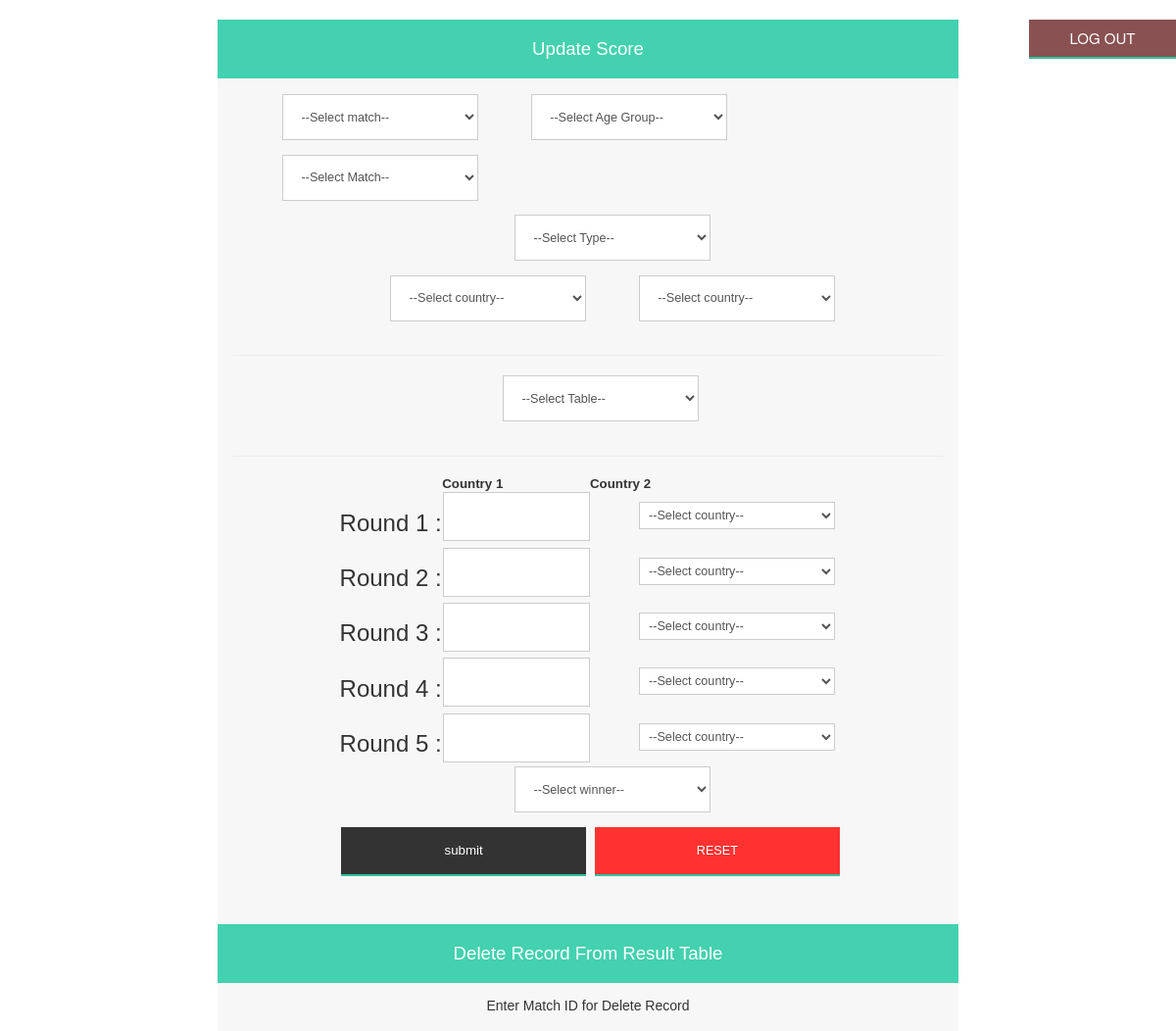
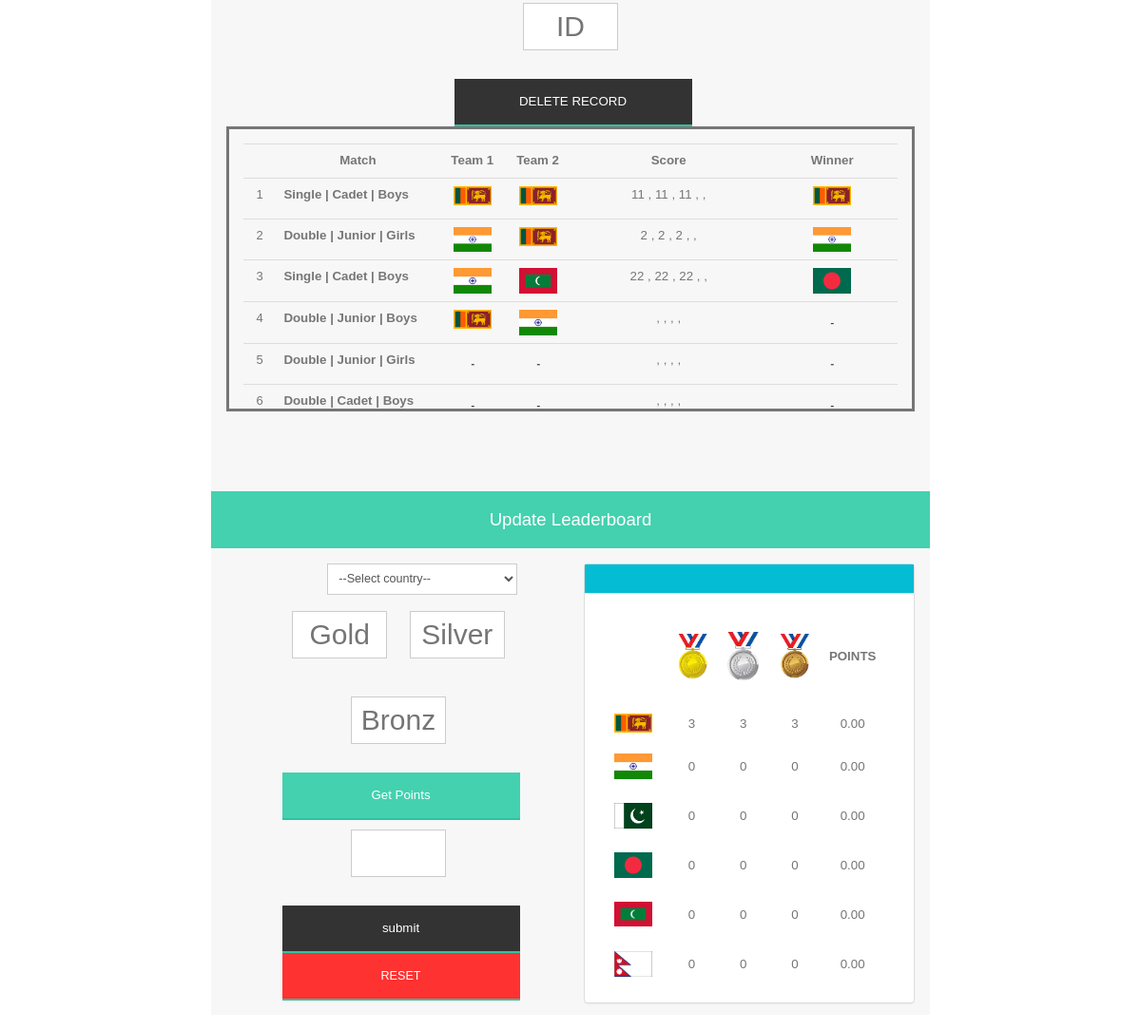
The app's page /subadmin/table1.php (signed in) with its own data (2 pictures, top to bottom).
### tables this page shows
CREATE TABLE IF NOT EXISTS `matchresult` (
  `tableno` int(10) NOT NULL AUTO_INCREMENT,
  `singledouble` varchar(30) DEFAULT NULL,
  `matchcat` varchar(30) DEFAULT NULL,
  `agegroup` varchar(30) DEFAULT NULL,
  `menwomen` varchar(30) DEFAULT NULL,
  `country1` varchar(100) DEFAULT NULL,
  `country2` varchar(100) DEFAULT NULL,
  `round1` varchar(10) DEFAULT NULL,
  `round1win` varchar(50) DEFAULT NULL,
  `round2` varchar(10) DEFAULT NULL,
  `round2win` varchar(50) DEFAULT NULL,
  `round3` varchar(10) DEFAULT NULL,
  `round3win` varchar(50) DEFAULT NULL,
  `round4` varchar(10) DEFAULT NULL,
  `round4win` varchar(50) DEFAULT NULL,
  `round5` varchar(10) DEFAULT NULL,
  `round5win` varchar(50) DEFAULT NULL,
  `matchwinner` varchar(50) DEFAULT NULL,
  PRIMARY KEY (`tableno`)
);

CREATE TABLE IF NOT EXISTS `leaderboard` (
  `id` int(10) NOT NULL AUTO_INCREMENT,
  `country` varchar(50) DEFAULT NULL,
  `gold` int(10) DEFAULT NULL,
  `silver` int(10) DEFAULT NULL,
  `bronz` int(10) DEFAULT NULL,
  `points` decimal(10,2) DEFAULT NULL,
  PRIMARY KEY (`id`)
);

### subadmin/table1.php (the view, shortened to what this page needs)
<!DOCTYPE html PUBLIC "-//W3C//DTD XHTML 1.0 Transitional//EN" "http://www.w3.org/TR/xhtml1/DTD/xhtml1-transitional.dtd">
<html xmlns="http://www.w3.org/1999/xhtml">
<head>
<link rel="stylesheet" type="text/css" href="../css/bootstrap.css" />
<link rel="stylesheet" type="text/css" href="../css/table.css" />
<link rel="stylesheet" type="text/css" href="../css/formselect.css" />
</head>
<body>
<form action="../include/logout.php">
       <button type="submit" id="logout">LOG OUT</button>
       </form>
<div id="maindiv">
<div id="scoreboard">
 <div class="form-style-6" id="formdiv">
        <h1>Update Score</h1>
<form action="../include/enterresult.php" method="POST">
	<select name="singledouble" size="1" >
         <option value="-">--Select match--</option>
    </select>
    <select name="agegroup" size="1" >
         <option value="-">--Select Age Group--</option>
    </select>
     <select name="menwomen" size="1" >
         <option value="-">--Select Match--</option>
    </select>
   <center>
       <select name="matchcat" size="1" >
         <option value="-">--Select Type--</option>
    </select>
   </center>
    <center>  <select name="country1" size="1"  >
         <option value="images/flags/blank.png">--Select country--</option>
    </select>
     <select name="country2" size="1"  >
         <option value="images/flags/blank.png">--Select country--</option>
    </select></center>
     <hr />
     <select name="tableno" size="1" id="round" >
         <option>--Select Table--</option>
    </select>
   <hr />
    <table width="70%" align="center">
    <tr>
    	<th> </th>
        <th>Country 1</th>
        <th> Country 2</th>
    </tr>
    <tr>
    	<td><h3>Round 1 : </h3></td>
        <td> <input type="text" id="round1_1" size="20" name="round1" autocomplete="off" ></td>
        <td>  <select name="round1win" size="1"  >
         <option value="images/flags/blank.png">--Select country--</option>
    </select></td>
    </tr>
    <tr>
    	<td><h3>Round 2 : </h3></td>
        <td> <input type="text" id="round2_1" size="20" name="round2"  autocomplete="off"></td>
        <td>  <select name="round2win" size="1"  >
         <option value="images/flags/blank.png">--Select country--</option>
    </select></td>
    </tr>
    <tr>
    	<td><h3>Round 3 : </h3></td>
        <td> <input type="text" id="round3_1" size="20" name="round3"  autocomplete="off"></td>
        <td> <select name="round3win" size="1" >
        <option value="images/flags/blank.png">--Select country--</option>
    </select></td>
    </tr>
    <tr>
    	<td><h3>Round 4 : </h3></td>
        <td> <input type="text" id="round4_1" size="20" name="round4"  autocomplete="off"></td>
        <td>  <select name="round4win" size="1"  >
         <option value="images/flags/blank.png">--Select country--</option>
    </select></td>
    </tr>
    <tr>
    	<td><h3>Round 5 : </h3></td>
        <td> <input type="text" id="round5_1" size="20" name="round5"  autocomplete="off"></td>
        <td>  <select name="round5win" size="1"  >
        <option value="images/flags/blank.png">--Select country--</option>
    </select></td>
    </tr>
    </table>
    <center> <select name="matchwinner" size="1"  >
         <option value="images/flags/blank.png">--Select winner--</option>
    </select></center>
    <center> <input type="submit"  value="submit" id="resultsubmit">
     <input type="reset"  value="RESET"  id="resultreset"/>
     </form>
<div  style="margin-top: 50px !important">
      <h1>Delete Record From Result Table</h1>
    <form action="../include/deleterecord.php" method="POST">
   <center><h5>Enter Match ID for Delete Record</h5></center>
     <center><input type="text" id="rowdelete" size="20" name="matchid" placeholder="ID"  autocomplete="off" >
   </center>
      <center> <input type="submit"  value="DELETE RECORD" id="resultsubmit">
     </center>
</form>
<div class="panel-body" style="color:#767676; overflow-y: auto; height: 300px; margin-bottom: 100px; border: solid !important"  >
        <?php
 include '../include/dbhandler.php';
      $sql = "SELECT tableno, singledouble, agegroup, menwomen, country1, country2, round1, round2, round3, round4, round5, matchwinner FROM matchresult";
$result = $conn->query($sql);
if ($result->num_rows > 0) {
     echo "<table width='90%' align='center' style='text-align:center;' class='table'>
     <tr>
     <th width='5%'><center></center></th>
     <th width='25%'><center>Match</center></th>
     <th width='10%'><center>Team 1</center></th>
     <th width='10%'><center>Team 2</center></th>
     <th width='30%'><center>Score</center></th>
     <th width='20%'><center>Winner</center></th>
     </tr>";
    while($row = $result->fetch_assoc()) {
        echo "<tr>
        <td><font size='2px'>".$row["tableno"]."</font></td>
        <td style='text-align:left; padding-bottom:15px;'><b>".$row["singledouble"]." | ".$row["agegroup"]." | ".$row["menwomen"]."</b></td>
        <td><img src='../".$row["country1"]."' width='40px'></td>
        <td> <img src='../".$row["country2"]."' width='40px'></td>
        <td>".$row["round1"]." , ".$row["round2"]." , ".$row["round3"]." , ".$row["round4"]." , ".$row["round5"]."</td>
        <td><img src='../".$row["matchwinner"]."' width='40px'></td>
        </tr>";
    }
    echo "</table>";
} else {
    echo "0 results";
}
?>
    </div>
</div>
  <h1>Update Leaderboard</h1>
<div style="width: 50%;float: left;">
<form action="../include/updateleaderboard.php" method="POST">
   <center><select name="id" size="1"  >
         <option value="">--Select country--</option>
    </select></center>
     <center><input type="text" id="gold"  size="20" name="gold" placeholder="Gold"  autocomplete="off" >
    <input type="text" id="silver" size="20"  name="silver" placeholder="Silver"  autocomplete="off">
    <input type="text" id="bronz" size="20"  name="bronz" placeholder="Bronz"  autocomplete="off"> </center>
     <center><input type="button" onclick="calcpoints()" value="Get Points" id="getpoints"> </center>
     <center><input type="text" id="totalpoints" size="20" name="points" placeholder=""  autocomplete="off" ></center>
      <center> <input type="submit"  value="submit" id="resultsubmit">
     <input type="reset"  value="RESET"  id="resultreset"/>
     </center>
</form>
</div>
<div style="width: 48%;float: right;">
    <div class="panel panel-default" >
            <div class="panel-body" style="color:#767676; background-color: #04bcd4">
            </div>
    <div style="border-bottom:1px solid #E2E2E2"></div>
    <div class="panel-body" style="color:#767676;">
         <?php
 include '../include/dbhandler.php';
      $sql = "SELECT country, gold, silver,bronz, points FROM leaderboard ORDER BY points DESC";
$result = $conn->query($sql);
if ($result->num_rows > 0) {
     echo "<table width='90%' height='400px' align='center' style='text-align:center;'>
     <tr>
     <th></th>
     <th><center><img src='../images/meddles/gold.png' width='40px'></center></th>
     <th><center><img src='../images/meddles/silver.png' width='40px'></center></th>
     <th><center><img src='../images/meddles/bronz.png' width='40px'></center></th>
     <th><center>POINTS</center></th>
     </tr>";
    while($row = $result->fetch_assoc()) {
        echo "<tr><td style='text-align:left;'><img src='../".$row["country"]."' width='40px'></td><td>".$row["gold"]."</td><td> ".$row["silver"]."</td><td>".$row["bronz"]."
        </td><td>".$row["points"]."</td></tr>";
    }
    echo "</table>";
} else {
    echo "0 results";
}
?>
    </div>
</div>
</div>
</div>
</div>
</body>
</html>

### css/table.css (style rules this page uses)
#maindiv { width:100%; }
#scoreboard { width:70%; margin-left:15%; margin-right:15%; }

### css/formselect.css (style rules this page uses)
#formdiv { width:800px; height:2100px; }
body { background-color:; }
#formdiv { width: 90%; margin-top: 20px; }
.form-style-6 { font: 95% Arial, Helvetica, sans-serif; max-width: 800px; margin: 60px auto; padding: 16px; background: #F7F7F7; }
.form-style-6 h1 { background: #43D1AF; padding: 20px 0; font-size: 140%; font-weight: 300; text-align: center; color: #fff; margin: -16px -16px 16px -16px; }
.form-style-6 input[type="text"], .form-style-6 input[type="password"], .form-style-6 input[type="reset"], .form-style-6 input[type="date"], .form-style-6 input[type="datetime"], .form-style-6 input[type="email"], .form-style-6 input[type="number"], .form-style-6 input[type="search"], .form-style-6 input[type="time"], .form-style-6 input[type="url"], .form-style-6 textarea, .form-style-6 select { outline: none; box-sizing: border-box; -webkit-box-sizing: border-box; -moz-box-sizing: border-box; width: 100%; background: #fff; margin-bottom: 2%; border: 1px solid #ccc; padding: 2%; color: #555; font: 95% Arial, Helvetica, sans-serif; }
.form-style-6 input[type="submit"], .form-style-6 input[type="reset"], .form-style-6 input[type="button"] { box-sizing: border-box; -webkit-box-sizing: border-box; -moz-box-sizing: border-box; width: 100%; padding: 3%; background: #43D1AF; border-bottom: 2px solid #30C29E; border-top-style: none; border-right-style: none; border-left-style: none; color: #fff; }
.form-style-6 select { width:200px; margin-left:50px; }
#round { margin-left:38%; }
#logout { box-sizing: border-box; -webkit-box-sizing: border-box; -moz-box-sizing: border-box; width: 150px; height:40px; padding: ; background:#895151; border-bottom: 2px solid #30C29E; border-top-style: none; border-right-style: none; border-left-style: none; color: #fff; font-size:15px; cursor:pointer; float:right; }
#round1_1,#round1_2, #round2_1,#round2_2, #round3_1,#round3_2, #round4_1,#round4_2, #round5_1,#round5_2 { height:50px; width:150px; font-size:30px; text-align:center; float:right; }
#resultsubmit,#resultreset { width:250px; height:50px; padding:0px; background-color:#333; margin-left:5px; }
#resultreset { background-color:#ff3232; }
#gold,#silver,#bronz { height:50px; width:100px; font-size:30px; text-align:center; margin: 10px; margin-bottom: 30px; float: !important }
#rowdelete { height:50px; width:100px; font-size:30px; text-align:center; margin: 10px; margin-bottom: 30px; float: !important }
#totalpoints { height:50px; width:100px; font-size:30px; text-align:center; margin: 10px; margin-bottom: 30px; float: !important }
#getpoints { width:250px; height:50px; padding:0px; background-color:; margin-left:5px; }

### records on screen
matchresult: tableno "1", singledouble "Single", agegroup "Cadet", menwomen "Boys", country1 (picture), country2 (picture), round1 "11", round2 "11", round3 "11", matchwinner (picture)
matchresult: tableno "2", singledouble "Double", agegroup "Junior", menwomen "Girls", country1 (picture), country2 (picture), round1 "2", round2 "2", round3 "2", matchwinner (picture)
matchresult: tableno "3", singledouble "Single", agegroup "Cadet", menwomen "Boys", country1 (picture), country2 (picture), round1 "22", round2 "22", round3 "22", matchwinner (picture)
matchresult: tableno "4", singledouble "Double", agegroup "Junior", menwomen "Boys", country1 (picture), country2 (picture), matchwinner (placeholder picture)
matchresult: tableno "5", singledouble "Double", agegroup "Junior", menwomen "Girls", country1 (placeholder picture), country2 (placeholder picture), matchwinner (placeholder picture)
matchresult: tableno "6", singledouble "Double", agegroup "Cadet", menwomen "Boys", country1 (placeholder picture), country2 (placeholder picture), matchwinner (placeholder picture)
leaderboard: country (picture), gold "3", silver "3", bronz "3", points "0.00"
leaderboard: country (picture), gold "0", silver "0", bronz "0", points "0.00"
leaderboard: country (picture), gold "0", silver "0", bronz "0", points "0.00"
leaderboard: country (picture), gold "0", silver "0", bronz "0", points "0.00"
leaderboard: country (picture), gold "0", silver "0", bronz "0", points "0.00"
leaderboard: country (picture), gold "0", silver "0", bronz "0", points "0.00"
